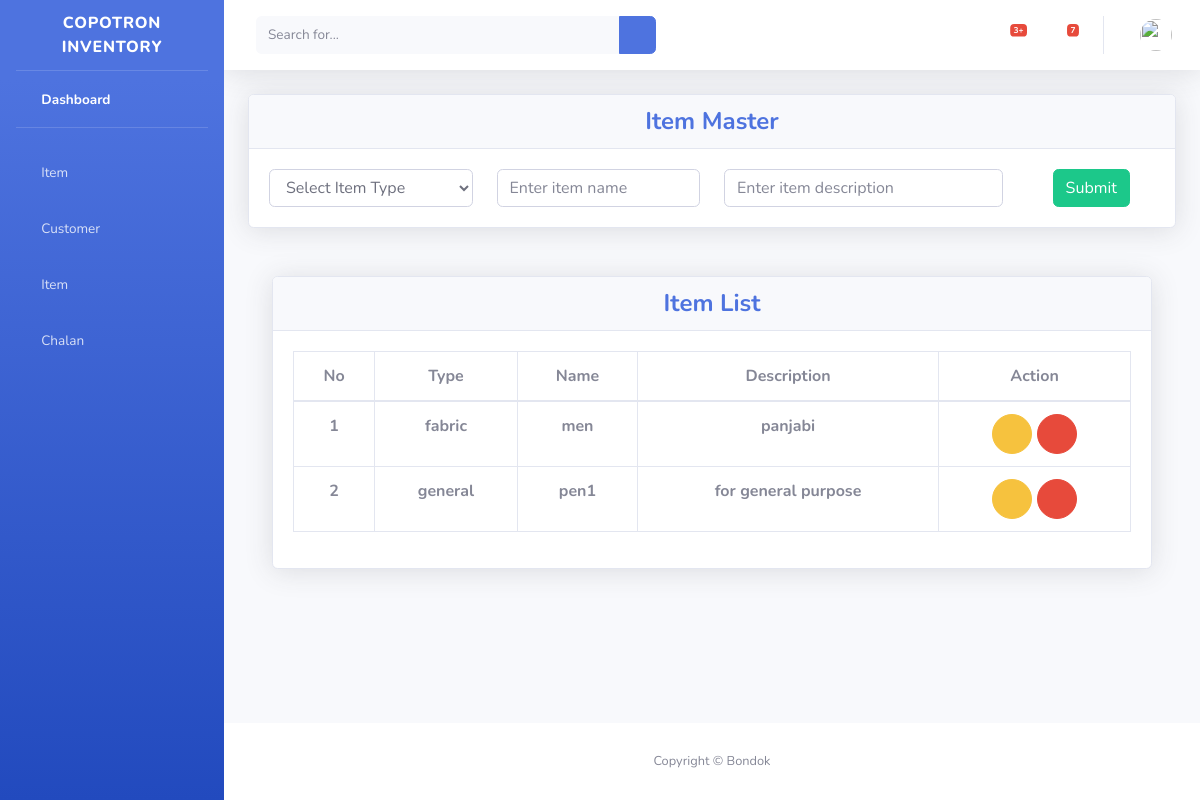
The page /item/ on the database as committed earlier.
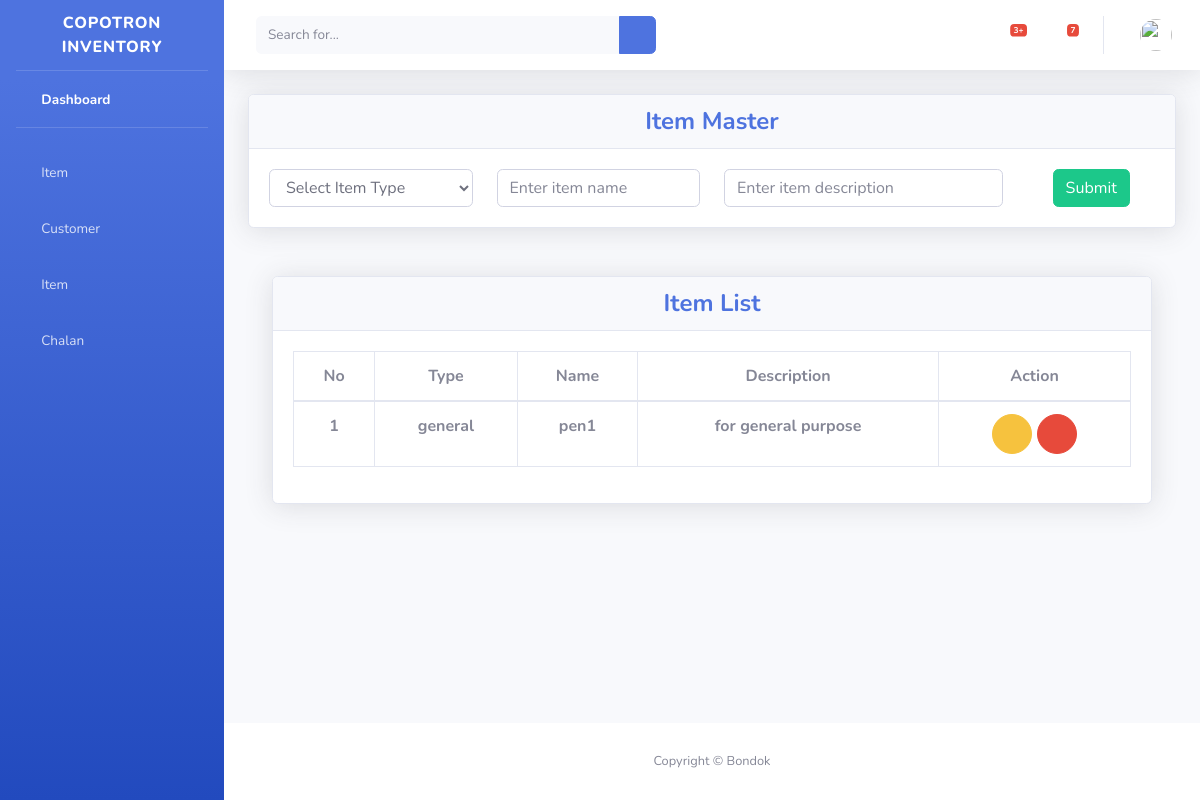
The same page on the database as committed later.
### item/models.py (models this page shows, shortened)
class Item(models.Model):
    item_code = models.CharField(max_length=50, null=True, blank=True)
    item_type = models.ForeignKey(ItemType, on_delete=models.CASCADE, null=True, blank=True)
    name = models.CharField(max_length=100, null=True, blank=True)
    description = models.TextField(null=True, blank=True)
    class Meta:
        db_table = 'item'

class ItemType(models.Model):
    name = models.CharField(max_length=50, null=True, blank=True)
    description = models.TextField(null=True, blank=True)
    class Meta:
        db_table = 'item_type'

### item/views.py (the view, shortened to what this page needs)
# urls.py: path("", views.ItemView.as_view(), name="item"),
class ItemView(View):
    form_class = ItemForm
    template_name = "item/items.html"
    def get(self, request):
        items = Item.objects.all()
        item_types = ItemType.objects.all()
        context = {"items": items, "item_types": item_types}
        return render(request, self.template_name, context)

### item/templates/item/items.html (shortened to what this page needs)
{% extends 'base.html' %}
{% load static %}
{% block main %}
<div class="container-fluid">
    <div class="row">
        <div class="col-lg-12 col-md-12 mb-4">
        <div class="card shadow mb-4">
        <div class="card-header py-6" align="center">
            <h4 class="m-0 font-weight-bold text-primary" >Item Master</h4>
        </div>
        <div class="card-body" align="center">
            <form method="POST" id="addUom" action="{% url 'item' %}">
                <div class="row">
                    <div class="col-3">
                        <select name="item_type" class="form-control">
                            <option>Select Item Type</option>
                        </select>
                    </div>
                    <div class="col-3">
                        <input type="text" name="name"  class="form-control" placeholder="Enter item name" required>
                    </div>
                    <div class="col-4">
                        <input type="text" name="description"  class="form-control" placeholder="Enter item description">
                    </div>
                    <div class="col-2">
                    <button class="btn btn-success">Submit</button>
                </div>
                </div>
            </form>
        </div>
        </div>
    </div>
</div>
<div class="container-fluid">
    <div class="row">
        <div class="col-lg-12 col-md-12 mb-4">
            <div class="card shadow mb-4">
            <div class="card-header py-6">
                <h4 class="m-0 font-weight-bold text-center text-primary">Item List</h4>
            </div>
            <div class="card-body">
                <div class="table-responsive">
                <table class="table table-bordered text-center" id="dataTable" width="100%" cellspacing="0">
                    <thead>
                    <tr>
                        <th>No</th>
                        <th>Type</th>
                        <th>Name</th>
                        <th>Description</th>
                        <th>Action</th>
                    </tr>
                    </thead>
                    <tbody>
                        {% for val in items %}
                        <tr>
                            <th>{{ forloop.counter }}</th>
                            <th>{{ val.item_type.name }}</th>
                            <th>{{ val.name }}</th>
                            <th>{{ val.description }}</th>
                            <th>
                                <a data-id="{{ val.id }}" data-target="#myModal"
                                    data-toggle="modal" class="edit_item_btn">
                                    <button class="btn btn-warning btn-circle">
                                        <i class="fas fa-exclamation-triangle"></i>
                                    </button>
                                </a>
                                <a data-id="{{ val.id }}"  class="delete_item_btn" value="{{csrf_token}}">
                                    <button class="btn btn-danger btn-circle">
                                        <i class="fas fa-trash"></i>
                                    </button>
                                </a>
                            </th>
                        </tr>
                        {% endfor %}
                    </tbody>
                </table>
                </div>
            </div>
            </div>
        </div>
        </div>
    </div>
</div>
{% endblock %}

### templates/base.html (shortened to what this page needs)
<!DOCTYPE html>
<html lang="en">
    <head>
        {% include "links.html" %}
    </head>
        <body id="page-top" onload="createTable()">
            <div id="wrapper">
                {% include "sidebar.html" %}
                <div id="content-wrapper" class="d-flex flex-column">
                <div id="content">
                {% include "topbar.html" %}
                    {% block main %}
                    {% endblock %}
                </div>
                {% include "footer.html" %}
                </div>
            </div>
         </body>
</html>

### templates/links.html (shortened to what this page needs)
{% load static %}
  <link href="{% static 'vendor/fontawesome-free/css/all.min.css' %}" rel="stylesheet type="text/css">
  <link href="{% static 'css/sb-admin-2.min.css' %}" rel="stylesheet">
  <link rel="stylesheet" href="https://cdnjs.cloudflare.com/ajax/libs/toastr.js/latest/css/toastr.css">
  <link href="{% static 'vendor/datatables/dataTables.bootstrap4.min.css' %}" rel="stylesheet">

### templates/scripts.html (shortened to what this page needs)
 {% load static %}

### templates/sidebar.html (shortened to what this page needs)
{% load static %}
    <ul class="navbar-nav bg-gradient-primary sidebar sidebar-dark accordion" id="accordionSidebar">
      <a class="sidebar-brand d-flex align-items-center justify-content-center" href="">
        <div class="sidebar-brand-text mx-3">Copotron Inventory</div>
      </a>
      <hr class="sidebar-divider my-0">
      <li class="nav-item active">
        <a class="nav-link" href="">
          <i class="fas fa-fw fa-tachometer-alt"></i>
          <span>Dashboard</span></a>
      </li>
      <hr class="sidebar-divider">
      <li class="nav-item">
        <a class="nav-link" href="{% url 'item' %}">
          <i class="fas fa-fw fa-cog"></i>
          <span>Item</span>
        </a>
      </li>
      <li class="nav-item">
        <a class="nav-link" href="">
          <i class="fas fa-fw fa fa-users"></i>
          <span>Customer</span>
        </a>
      </li>
      <li class="nav-item">
        <a class="nav-link" href="">
          <i class="fas fa-fw fa fa-tree"></i>
          <span>Item</span>
        </a>
      </li>
      <li class="nav-item">
        <a class="nav-link" href="">
          <i class="fas fa-fw fa fa-briefcase"></i>
          <span>Chalan</span>
        </a>
      </li>
    </ul>

### templates/topbar.html (shortened to what this page needs)
{% load static %}
        <nav class="navbar navbar-expand navbar-light bg-white topbar mb-4 static-top shadow">
          <form class="d-none d-sm-inline-block form-inline mr-auto ml-md-3 my-2 my-md-0 mw-100 navbar-search">
            <div class="input-group">
              <input type="text" class="form-control bg-light border-0 small" placeholder="Search for..." aria-label="Search" aria-describedby="basic-addon2">
              <div class="input-group-append">
                <button class="btn btn-primary" type="button">
                  <i class="fas fa-search fa-sm"></i>
                </button>
              </div>
            </div>
          </form>
          <ul class="navbar-nav ml-auto">
            <li class="nav-item dropdown no-arrow mx-1">
              <a class="nav-link dropdown-toggle" href="#" id="alertsDropdown" role="button" data-toggle="dropdown" aria-haspopup="true" aria-expanded="false">
                <i class="fas fa-bell fa-fw"></i>
                <span class="badge badge-danger badge-counter">3+</span>
              </a>
            </li>
            <li class="nav-item dropdown no-arrow mx-1">
              <a class="nav-link dropdown-toggle" href="#" id="messagesDropdown" role="button" data-toggle="dropdown" aria-haspopup="true" aria-expanded="false">
                <i class="fas fa-envelope fa-fw"></i>
                <span class="badge badge-danger badge-counter">7</span>
              </a>
            </li>
            <li class="nav-item dropdown no-arrow">
              <a class="nav-link dropdown-toggle" href="#" id="userDropdown" role="button" data-toggle="dropdown" aria-haspopup="true" aria-expanded="false">
                <img class="img-profile rounded-circle" src="{% static 'img/user.jpg' %}">
              </a>
            </li>
          </ul>
        </nav>

### templates/footer.html
 <footer class="sticky-footer bg-white">
        <div class="container my-auto">
          <div class="copyright text-center my-auto">
             <span>Copyright &copy;  Bondok</span>
          </div>
        </div>
 </footer>

Rows that differ between the two databases and show on the page:
removed Item: item_type.name "fabric", name "men", description "panjabi"
